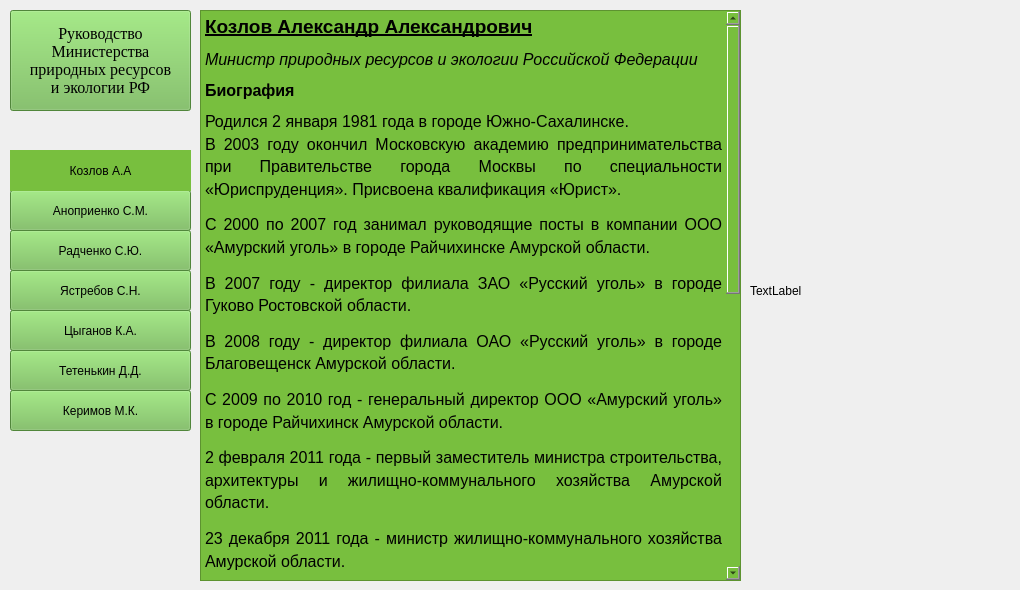
    <widget class="QWidget" name="page_minister_cozlov">
     <widget class="QTextEdit" name="textEdit_info_cozlov">
      <property name="geometry">
       <rect>
        <x>200</x>
        <y>10</y>
        <width>541</width>
        <height>571</height>
       </rect>
      </property>
      <property name="styleSheet">
       <string notr="true">background-color: rgb(120, 191, 62);
font: 8pt &quot;Times New Roman&quot;;</string>
      </property>
      <property name="readOnly">
       <bool>true</bool>
      </property>
      <property name="html">
       <string>&lt;!DOCTYPE HTML PUBLIC &quot;-//W3C//DTD HTML 4.0//EN&quot; &quot;http://www.w3.org/TR/REC-html40/strict.dtd&quot;&gt;
&lt;html&gt;&lt;head&gt;&lt;meta name=&quot;qrichtext&quot; content=&quot;1&quot; /&gt;&lt;style type=&quot;text/css&quot;&gt;
p, li { white-space: pre-wrap; }
&lt;/style&gt;&lt;/head&gt;&lt;body style=&quot; font-family:'Times New Roman'; font-size:8pt; font-weight:400; font-style:normal;&quot;&gt;
&lt;p style=&quot; margin-top:0px; margin-bottom:0px; margin-left:0px; margin-right:0px; -qt-block-indent:0; text-indent:0px;&quot;&gt;&lt;span style=&quot; font-size:14pt; font-weight:600; text-decoration: underline; color:#000000;&quot;&gt;Козлов Александр Александрович&lt;/span&gt;&lt;/p&gt;
&lt;p align=&quot;justify&quot; style=&quot; margin-top:12px; margin-bottom:12px; margin-left:0px; margin-right:0px; -qt-block-indent:0; text-indent:0px;&quot;&gt;&lt;span style=&quot; font-size:12pt; font-style:italic; color:#000000;&quot;&gt;Министр природных ресурсов и экологии Российской Федерации&lt;/span&gt;&lt;/p&gt;
&lt;p align=&quot;justify&quot; style=&quot; margin-top:12px; margin-bottom:12px; margin-left:0px; margin-right:0px; -qt-block-indent:0; text-indent:0px;&quot;&gt;&lt;span style=&quot; font-size:12pt; font-weight:600; color:#000000;&quot;&gt;Биография&lt;/span&gt;&lt;/p&gt;
&lt;p align=&quot;justify&quot; style=&quot; margin-top:12px; margin-bottom:12px; margin-left:0px; margin-right:0px; -qt-block-indent:0; text-indent:0px; line-height:125%;&quot;&gt;&lt;span style=&quot; font-size:12pt; color:#000000;&quot;&gt;Родился 2 января 1981 года в городе Южно-Сахалинске.&lt;br /&gt;В 2003 году окончил Московскую академию предпринимательства при Правительстве города Москвы по специальности «Юриспруденция». Присвоена квалификация «Юрист».&lt;/span&gt;&lt;/p&gt;
&lt;p align=&quot;justify&quot; style=&quot; margin-top:12px; margin-bottom:12px; margin-left:0px; margin-right:0px; -qt-block-indent:0; text-indent:0px; line-height:125%;&quot;&gt;&lt;span style=&quot; font-size:12pt; color:#000000;&quot;&gt;С 2000 по 2007 год занимал руководящие посты в компании ООО «Амурский уголь» в городе Райчихинске Амурской области.&lt;/span&gt;&lt;/p&gt;
&lt;p align=&quot;justify&quot; style=&quot; margin-top:12px; margin-bottom:12px; margin-left:0px; margin-right:0px; -qt-block-indent:0; text-indent:0px; line-height:125%;&quot;&gt;&lt;span style=&quot; font-size:12pt; color:#000000;&quot;&gt;В 2007 году - директор филиала ЗАО «Русский уголь» в городе Гуково Ростовской области.&lt;/span&gt;&lt;/p&gt;
&lt;p align=&quot;justify&quot; style=&quot; margin-top:12px; margin-bottom:12px; margin-left:0px; margin-right:0px; -qt-block-indent:0; text-indent:0px; line-height:125%;&quot;&gt;&lt;span style=&quot; font-size:12pt; color:#000000;&quot;&gt;В 2008 году - директор филиала ОАО «Русский уголь» в городе Благовещенск Амурской области.&lt;/span&gt;&lt;/p&gt;
&lt;p align=&quot;justify&quot; style=&quot; margin-top:12px; margin-bottom:12px; margin-left:0px; margin-right:0px; -qt-block-indent:0; text-indent:0px; line-height:125%;&quot;&gt;&lt;span style=&quot; font-size:12pt; color:#000000;&quot;&gt;С 2009 по 2010 год - генеральный директор ООО «Амурский уголь» в городе Райчихинск Амурской области.&lt;/span&gt;&lt;/p&gt;
&lt;p align=&quot;justify&quot; style=&quot; margin-top:12px; margin-bottom:12px; margin-left:0px; margin-right:0px; -qt-block-indent:0; text-indent:0px; line-height:125%;&quot;&gt;&lt;span style=&quot; font-size:12pt; color:#000000;&quot;&gt;2 февраля 2011 года - первый заместитель министра строительства, архитектуры и жилищно-коммунального хозяйства Амурской области.&lt;/span&gt;&lt;/p&gt;
&lt;p align=&quot;justify&quot; style=&quot; margin-top:12px; margin-bottom:12px; margin-left:0px; margin-right:0px; -qt-block-indent:0; text-indent:0px; line-height:125%;&quot;&gt;&lt;span style=&quot; font-size:12pt; color:#000000;&quot;&gt;23 декабря 2011 года - министр жилищно-коммунального хозяйства Амурской области.&lt;/span&gt;&lt;/p&gt;
&lt;p align=&quot;justify&quot; style=&quot; margin-top:12px; margin-bottom:12px; margin-left:0px; margin-right:0px; -qt-block-indent:0; text-indent:0px; line-height:125%;&quot;&gt;&lt;span style=&quot; font-size:12pt; color:#000000;&quot;&gt;С 14 сентября 2014 года - мэр г. Благовещенска Амурской области.&lt;/span&gt;&lt;/p&gt;
&lt;p align=&quot;justify&quot; style=&quot; margin-top:12px; margin-bottom:12px; margin-left:0px; margin-right:0px; -qt-block-indent:0; text-indent:0px; line-height:125%;&quot;&gt;&lt;span style=&quot; font-size:12pt; color:#000000;&quot;&gt;С 25 марта 2015 года - временно исполняющий обязанности губернатора Амурской области.&lt;/span&gt;&lt;/p&gt;
&lt;p align=&quot;justify&quot; style=&quot; margin-top:12px; margin-bottom:12px; margin-left:0px; margin-right:0px; -qt-block-indent:0; text-indent:0px; line-height:125%;&quot;&gt;&lt;span style=&quot; font-size:12pt; color:#000000;&quot;&gt;С 20 сентября 2015 года – губернатор Амурской области.&lt;/span&gt;&lt;/p&gt;
&lt;p align=&quot;justify&quot; style=&quot; margin-top:12px; margin-bottom:12px; margin-left:0px; margin-right:0px; -qt-block-indent:0; text-indent:0px; line-height:125%;&quot;&gt;&lt;span style=&quot; font-size:12pt; color:#000000;&quot;&gt;С 18 мая 2018 года – Министр Российской Федерации по развитию Дальнего Востока и Арктики. &lt;/span&gt;&lt;/p&gt;
&lt;p align=&quot;justify&quot; style=&quot; margin-top:12px; margin-bottom:12px; margin-left:0px; margin-right:0px; -qt-block-indent:0; text-indent:0px; line-height:125%;&quot;&gt;&lt;span style=&quot; font-size:12pt; color:#000000;&quot;&gt;10 ноября 2020 года – Министр природных ресурсов и экологии Российской Федерации.&lt;/span&gt;&lt;/p&gt;
&lt;p align=&quot;justify&quot; style=&quot; margin-top:12px; margin-bottom:12px; margin-left:0px; margin-right:0px; -qt-block-indent:0; text-indent:0px; line-height:125%;&quot;&gt;&lt;span style=&quot; font-size:12pt; font-weight:600; color:#000000;&quot;&gt;Координационные и совещательные органы, возглавляемые министром&lt;/span&gt;&lt;/p&gt;
&lt;p align=&quot;justify&quot; style=&quot; margin-top:12px; margin-bottom:12px; margin-left:0px; margin-right:0px; -qt-block-indent:0; text-indent:0px; line-height:125%;&quot;&gt;&lt;a href=&quot;https://www.mnr.gov.ru/activity/councils/obshchestvennyy_sovet_pri_ministerstve_prirodnykh_resursov_i_ekologii_rf/&quot;&gt;&lt;span style=&quot; font-size:12pt; text-decoration: underline; color:#000000;&quot;&gt;Общественный совет при Министерстве природных ресурсов и экологии РФ&lt;/span&gt;&lt;/a&gt;&lt;/p&gt;
&lt;p align=&quot;justify&quot; style=&quot; margin-top:12px; margin-bottom:12px; margin-left:0px; margin-right:0px; -qt-block-indent:0; text-indent:0px; line-height:125%;&quot;&gt;&lt;a href=&quot;https://www.mnr.gov.ru/activity/councils/kollegiya_ministerstva_prirodnykh_resursov_i_ekologii_rossiyskoy_federatsii/&quot;&gt;&lt;span style=&quot; font-size:12pt; text-decoration: underline; color:#000000;&quot;&gt;Коллегия Министерства природных ресурсов и экологии Российской Федерации&lt;/span&gt;&lt;/a&gt;&lt;/p&gt;
&lt;p align=&quot;justify&quot; style=&quot; margin-top:12px; margin-bottom:12px; margin-left:0px; margin-right:0px; -qt-block-indent:0; text-indent:0px; line-height:125%;&quot;&gt;&lt;a href=&quot;https://www.mnr.gov.ru/activity/councils/federalnyy_ekologicheskiy_sovet_pri_minprirody_rossii/&quot;&gt;&lt;span style=&quot; font-size:12pt; text-decoration: underline; color:#000000;&quot;&gt;Федеральный экологический совет при Минприроды России&lt;/span&gt;&lt;/a&gt;&lt;/p&gt;
&lt;p align=&quot;justify&quot; style=&quot; margin-top:12px; margin-bottom:12px; margin-left:0px; margin-right:0px; -qt-block-indent:0; text-indent:0px; line-height:125%;&quot;&gt;&lt;a href=&quot;https://www.mnr.gov.ru/activity/councils/sovet_po_mezhdunarodnomu_sotrudnichestvu_v_oblasti_geologii_i_nedropolzovaniya_mpr_rossii/&quot;&gt;&lt;span style=&quot; font-size:12pt; text-decoration: underline; color:#000000;&quot;&gt;Совет по международному сотрудничеству в области геологии и недропользования Минприроды России&lt;/span&gt;&lt;/a&gt;&lt;/p&gt;
&lt;p align=&quot;justify&quot; style=&quot; margin-top:12px; margin-bottom:12px; margin-left:0px; margin-right:0px; -qt-block-indent:0; text-indent:0px; line-height:125%;&quot;&gt;&lt;a href=&quot;https://www.mnr.gov.ru/activity/councils/ekspertnyy_sovet_po_osobo_okhranyaemym_prirodnym_territoriyam_pri_minprirody_rossii/&quot;&gt;&lt;span style=&quot; font-size:12pt; text-decoration: underline; color:#000000;&quot;&gt;Экспертный совет по особо охраняемым природным территориям при Минприроды России&lt;/span&gt;&lt;/a&gt;&lt;/p&gt;&lt;/body&gt;&lt;/html&gt;</string>
      </property>
     </widget>
     <widget class="QLabel" name="label_photo_cozlov_own">
      <property name="geometry">
       <rect>
        <x>750</x>
        <y>10</y>
        <width>261</width>
        <height>561</height>
       </rect>
      </property>
      <property name="minimumSize">
       <size>
        <width>200</width>
        <height>150</height>
       </size>
      </property>
      <property name="maximumSize">
       <size>
        <width>16777215</width>
        <height>16777215</height>
       </size>
      </property>
      <property name="text">
       <string>TextLabel</string>
      </property>
     </widget>
     <widget class="QPushButton" name="btn_return_main_page">
      <property name="geometry">
       <rect>
        <x>10</x>
        <y>10</y>
        <width>181</width>
        <height>101</height>
       </rect>
      </property>
      <property name="font">
       <font>
        <family>Times New Roman</family>
        <pointsize>12</pointsize>
        <weight>9</weight>
        <italic>false</italic>
        <bold>false</bold>
       </font>
      </property>
      <property name="styleSheet">
       <string notr="true">font: 75 12pt &quot;Times New Roman&quot;;
background-color: rgb(114, 187, 83);</string>
      </property>
      <property name="text">
       <string>Руководство
Министерства
природных ресурсов
и экологии РФ</string>
      </property>
      <attribute name="buttonGroup">
       <string notr="true">buttonGroup_back_all_people</string>
      </attribute>
     </widget>
     <widget class="QPushButton" name="bnt_show_anoprienko">
      <property name="geometry">
       <rect>
        <x>10</x>
        <y>190</y>
        <width>181</width>
        <height>41</height>
       </rect>
      </property>
      <property name="styleSheet">
       <string notr="true">font: 12pt &quot;Times New Roman&quot;;
background-color: rgb(114, 187, 83);</string>
      </property>
      <property name="text">
       <string>Аноприенко С.М.</string>
      </property>
      <attribute name="buttonGroup">
       <string notr="true">buttonGroup_anoprienko</string>
      </attribute>
     </widget>
     <widget class="QPushButton" name="bnt_show_radchenko">
      <property name="geometry">
       <rect>
        <x>10</x>
        <y>230</y>
        <width>181</width>
        <height>41</height>
       </rect>
      </property>
      <property name="styleSheet">
       <string notr="true">font: 12pt &quot;Times New Roman&quot;;
background-color: rgb(114, 187, 83);</string>
      </property>
      <property name="text">
       <string>Радченко С.Ю.</string>
      </property>
      <attribute name="buttonGroup">
       <string notr="true">buttonGroup_radchenko</string>
      </attribute>
     </widget>
     <widget class="QPushButton" name="bnt_show_yastrebov">
      <property name="geometry">
       <rect>
        <x>10</x>
        <y>270</y>
        <width>181</width>
        <height>41</height>
       </rect>
      </property>
      <property name="styleSheet">
       <string notr="true">font: 12pt &quot;Times New Roman&quot;;
background-color: rgb(114, 187, 83);</string>
      </property>
      <property name="text">
       <string>Ястребов С.Н.</string>
      </property>
      <attribute name="buttonGroup">
       <string notr="true">buttonGroup_yastrebov</string>
      </attribute>
     </widget>
     <widget class="QPushButton" name="btn_show_tsiganov">
      <property name="geometry">
       <rect>
        <x>10</x>
        <y>310</y>
        <width>181</width>
        <height>41</height>
       </rect>
      </property>
      <property name="styleSheet">
       <string notr="true">font: 12pt &quot;Times New Roman&quot;;
background-color: rgb(114, 187, 83);</string>
      </property>
      <property name="text">
       <string>Цыганов К.А.</string>
      </property>
      <attribute name="buttonGroup">
       <string notr="true">buttonGroup_tsiganov</string>
      </attribute>
     </widget>
     <widget class="QPushButton" name="btn_show_tetenkin">
      <property name="geometry">
       <rect>
        <x>10</x>
        <y>350</y>
        <width>181</width>
        <height>41</height>
       </rect>
      </property>
      <property name="styleSheet">
       <string notr="true">font: 12pt &quot;Times New Roman&quot;;
background-color: rgb(114, 187, 83);</string>
      </property>
      <property name="text">
       <string>Тетенькин Д.Д.</string>
      </property>
      <attribute name="buttonGroup">
       <string notr="true">buttonGroup_tetenkin</string>
      </attribute>
     </widget>
     <widget class="QPushButton" name="btn_show_kerimov">
      <property name="geometry">
       <rect>
        <x>10</x>
        <y>390</y>
        <width>181</width>
        <height>41</height>
       </rect>
      </property>
      <property name="styleSheet">
       <string notr="true">font: 12pt &quot;Times New Roman&quot;;
background-color: rgb(114, 187, 83);</string>
      </property>
      <property name="text">
       <string>Керимов М.К.</string>
      </property>
      <attribute name="buttonGroup">
       <string notr="true">buttonGroup_kerimov</string>
      </attribute>
     </widget>
     <widget class="QLabel" name="label_title_cozlov">
      <property name="geometry">
       <rect>
        <x>10</x>
        <y>150</y>
        <width>181</width>
        <height>41</height>
       </rect>
      </property>
      <property name="styleSheet">
       <string notr="true">font: 12pt &quot;Times New Roman&quot;;
background-color: rgb(120, 191, 62);</string>
      </property>
      <property name="text">
       <string>Козлов А.А</string>
      </property>
      <property name="alignment">
       <set>Qt::AlignCenter</set>
      </property>
     </widget>
    </widget>
